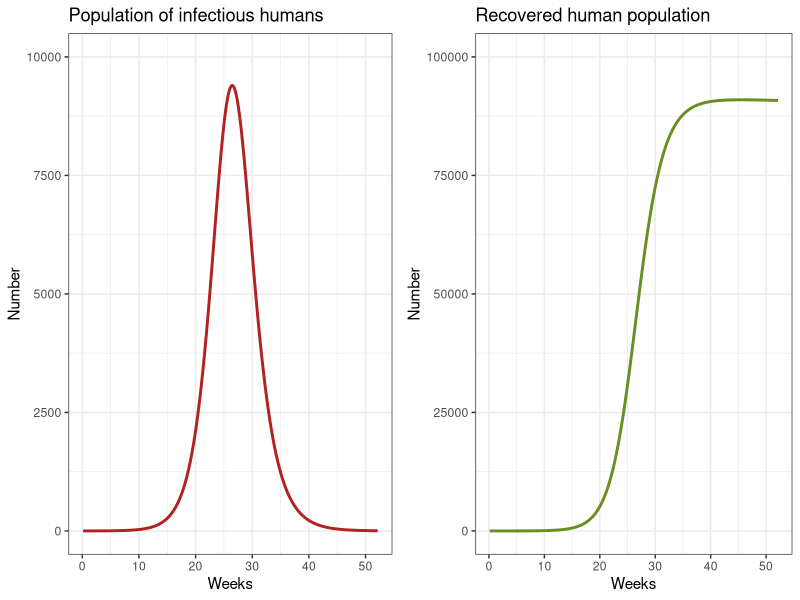
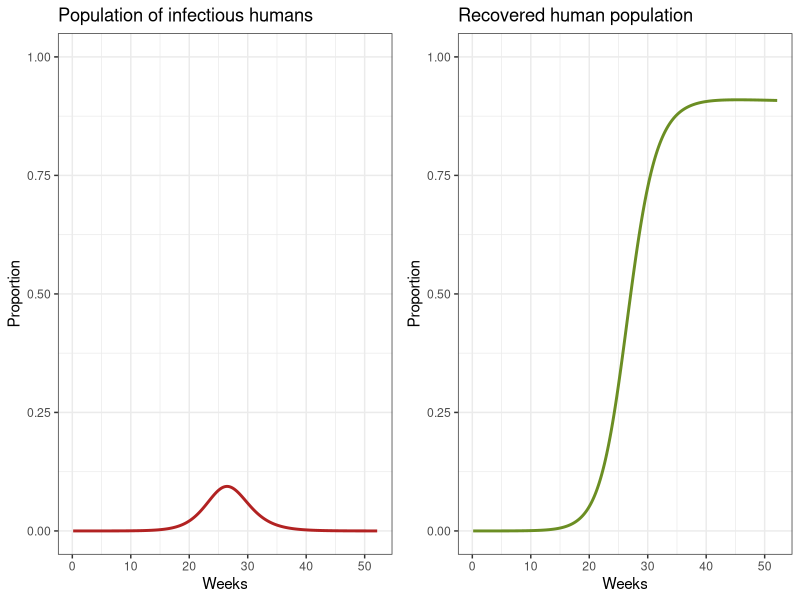
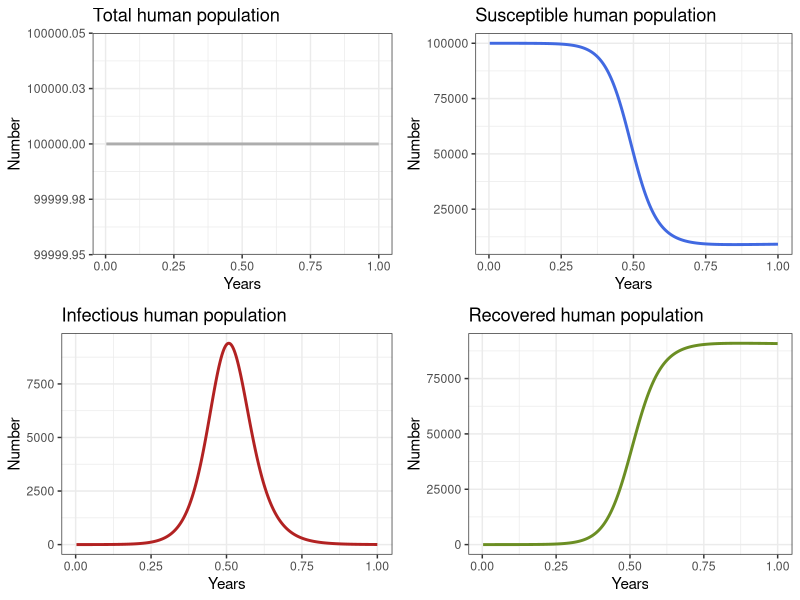
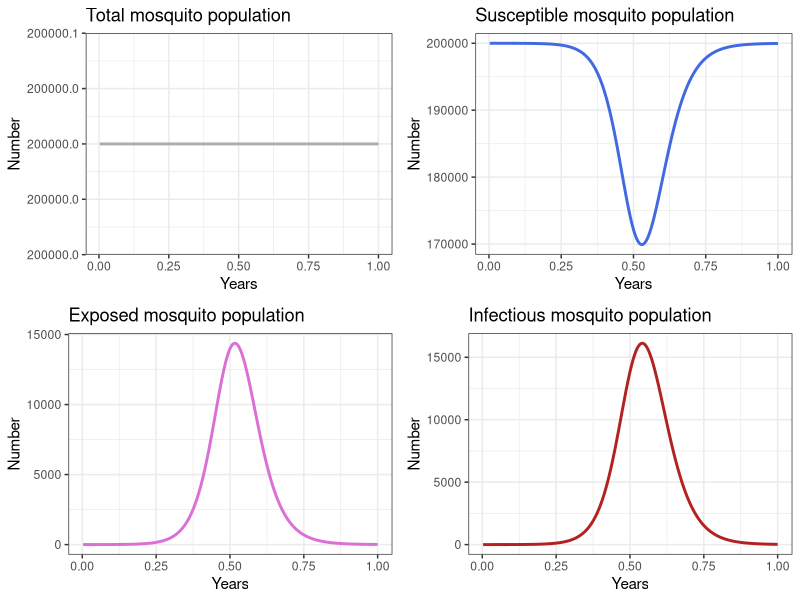
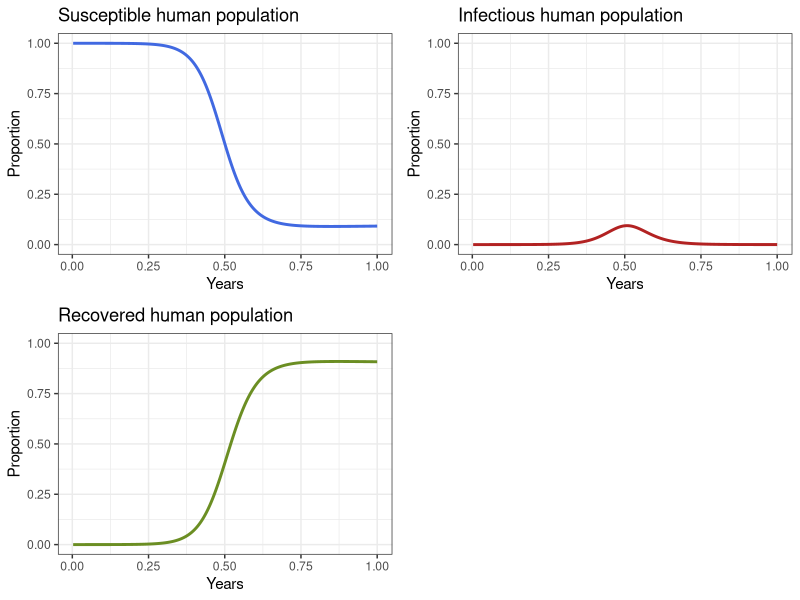

Reproduce these figures in R, in order.
## ---- chunk 1
#Last modified version 21/10/2022
full_version <- TRUE
## ---- chunk 2
library(deSolve)

library(tidyverse)

library(cowplot)
## ---- chunk 3

Lv       <-   10     # Life expectancy of mosquitoes (in days)
Lh       <-   50*365 # Life expectancy of humans (in days)
PIh      <-   7      # Infectious period in humans (in days)
PIv      <-   6      # Infectious period in vectors (in days)
PEI      <-   8.4    # Extrinsic incubation period in adult mosquitoes (in days)
muv      <-   1/Lv   # Per capita mortality rate of the mosquito population (1/Lv)
muh      <-   1/Lh   # Per capita mortality rate of the human population (1/Lh)
alphav   <-   muv    # Per capita birth rate of the mosquito population. For now, we will assume it is the same as the mortality rate.
alphah   <-   muh    # Per capita birth rate of the human population. For now, we will assume it is the same as the mortality rate.
gamma    <-   1/PIh  # Recovery rate in humans (1/PIh)
delta    <-   1/PEI  # Extrinsic incubation rate (1/PEI)
Nh       <-   100000 # Number of humans. For this exercise, we propose 100,000 humans. You can change it according to your context.
m        <-   2      # Density of female mosquitoes per human
Nv       <-   m*Nh   # Number of mosquitoes (m * Nh)
R0       <-   3      # Basic reproductive number
ph       <-   0.7    # Probability of transmission from an infectious mosquito to a susceptible human after a bite.
pv       <-   0.7    # Probability of transmission from an infectious human to a susceptible mosquito after a bite.
b        <-        sqrt((R0 * muv*(muv+delta) * (muh+gamma)) /
                   (m * ph * pv * delta)) # Biting rate
betah    <-  ph*b    # Transmission coefficient from an infectious mosquito to a susceptible human after a bite (ph*b)
betav    <-  pv*b    # Transmission coefficient from an infectious human to a susceptible mosquito after a bite (pv*b)
TIME     <-  1       # Number of years to be simulated. For this exercise, we will start with the first year of the epidemic.

## ---- chunk 4

# Simple deterministic model (fun)
modelo_zika <- function(time, state, parameters) {
  
  with(as.list(c(state, parameters))
, # local environment to evaluate derivatives
       {
         # Humans
         dSh   <-  alphah * Nh - betah * (Iv/Nh) * Sh - muh * Sh
         dIh   <-  betah * (Iv/Nh) * Sh  - (gamma + muh) * Ih
         dRh   <-  gamma * Ih  - muh * Rh
         
         # Vectors
         dSv   <-  alphav * Nv - betav * (Ih/Nh) * Sv - muv * Sv 
         dEv   <-  betav * (Ih/Nh) * Sv - (delta + muv)* Ev
         dIv   <-  delta * Ev - muv * Iv
         
         dx    <- c(dSh, dIh, dRh, dSv, dEv, dIv)
        list(c(dSh, dIh, dRh, dSv, dEv, dIv))
       }
  )
}
## ---- chunk 5
# Time sequence (times)
time <- seq(1, 365 * TIME , by = 1)
# Parameters (parms)
params <- c(
  muv      = muv,     
  muh      = muh, 
  alphav   = alphav,
  alphah   = alphah,
  gamma    = gamma,   
  delta    = delta,   
  betav    = betav,       
  betah    = betah,   
  Nh       = Nh,      
  Nv       = Nv
)
## ---- chunk 6
# Initial conditions of the system (y)
start <- c(Sh = Nh ,      # Initial number of Sh at time 0
           Ih = 0,        # Initial number of Ih at time 0
           Rh = 0,        # Initial number of Rh at time 0
           Sv = Nv,     # Initial number of Sv at time 0
           Ev = 0,        # Initial number of Ev at time 0
           Iv = 0)        # Initial number of Iv at time 0

## ---- chunk 7
# Solve the equations
output <- ode(y      = start,     # Initial conditions
             times  = time,      # Time
             fun    = modelo_zika, # Model
             parms  = params    # Parameters
) %>%
  as.data.frame() # Convert to data frame
## ---- chunk 8
# Initial conditions of the system (y)

start <- c(Sh = Nh ,      # Initial number of Sh at time 0            
            Ih = 0,        # Initial number of Ih at time 0            
            Rh = 0,        # Initial number of Rh at time 0            
            Sv = Nv-1,     # Initial number of Sv at time 0            
            Ev = 0,        # Initial number of Ev at time 0            
            Iv = 1)        # Initial number of Iv at time 0 
## ---- chunk 9
# Solve the equations
output <- ode(y      = start,     # Initial conditions
             times  = time,      # Time
             fun    = modelo_zika, # Model
             parms  = params    # Parameters
) %>%
  as.data.frame() # Convert to data frame
## ---- chunk 10
# Create time options for years and weeks 
output$years <- output$time/365
output$weeks <- output$time/7
## ---- chunk 11
# Review the first epidemic
p1e <- ggplot(data = output, aes(y = Ih, x = weeks)) +
  geom_line(color = 'firebrick', linewidth = 1) +
  ggtitle('Population of infectious humans') +
  theme_bw() + ylab('Number') + xlab('Weeks') +
 coord_cartesian(ylim = c(0,10000)) #create graph of infectious human population
p2e <- ggplot(data = output, aes(y = Rh, x = weeks)) +
  geom_line(color = 'olivedrab', linewidth = 1) +
  ggtitle('Recovered human population') +
  theme_bw() + ylab('Number') + xlab('Weeks') +
 coord_cartesian(ylim = c(0,100000))  #create graph of recovered human population


plot_grid(p1e, p2e) #create comparative graph of infectious human population and recovered human population
## ---- chunk 12
# Review the first epidemic with proportions
p1p <- ggplot(data = output, aes(y = Ih/(Sh+Ih+Rh), x = weeks)) +
  geom_line(color = 'firebrick', linewidth = 1) +
  ggtitle('Population of infectious humans') +
  theme_bw() + ylab('Proportion') + xlab('Weeks') +
 coord_cartesian(ylim = c(0,1)) #create graph of infectious human population
p2p <- ggplot(data = output, aes(y = Rh/(Sh+Ih+Rh), x = weeks)) +
  geom_line(color = 'olivedrab', linewidth = 1) +
  ggtitle('Recovered human population') +
  theme_bw() + ylab('Proportion') + xlab('Weeks') +
 coord_cartesian(ylim = c(0,1))  #create graph of recovered human population


plot_grid(p1p, p2p) #create comparative graph of infectious human population and recovered human population
## ---- chunk 13
# # Review the general behavior of the model for 100 years
p1h <- ggplot(data = output, aes(y = (Rh + Ih + Sh), x = years)) +
  geom_line(color = 'grey68', linewidth = 1) +
  ggtitle('Total human population') +
  theme_bw() + ylab('Number') + xlab('Years')
p2h <- ggplot(data = output, aes(y = Sh, x = years)) +
  geom_line(color = 'royalblue', linewidth = 1) +
  ggtitle('Susceptible human population') +
  theme_bw() + ylab('Number') + xlab('Years')
p3h <- ggplot(data = output, aes(y = Ih, x = years)) +
  geom_line(color = 'firebrick', linewidth = 1) +
  ggtitle('Infectious human population') +
  theme_bw() + ylab('Number') + xlab('Years')
p4h <- ggplot(data = output, aes(y = Rh, x = years)) +
  geom_line(color = 'olivedrab', linewidth = 1) +
  ggtitle('Recovered human population') +
  theme_bw() + ylab('Number') + xlab('Years')
plot_grid(p1h, p2h, p3h, p4h, ncol = 2)
## ---- chunk 14
# Review the general behavior of the model
p1v <- ggplot(data = output, aes(y = (Sv + Ev + Iv), x = years)) +
  geom_line(color = 'grey68', linewidth = 1) +
  ggtitle('Total mosquito population') +
  theme_bw() + ylab('Number') + xlab('Years')
p2v <- ggplot(data = output, aes(y = Sv, x = years)) +
  geom_line(color = 'royalblue', linewidth = 1) +
  ggtitle('Susceptible mosquito population') +
  theme_bw() + ylab('Number') + xlab('Years')
p3v <- ggplot(data = output, aes(y = Ev, x = years)) +
  geom_line(color = 'orchid', linewidth = 1) +
  ggtitle('Exposed mosquito population') +
  theme_bw() + ylab('Number') + xlab('Years')
p4v <- ggplot(data = output, aes(y = Iv, x = years)) +
  geom_line(color = 'firebrick', linewidth = 1) +
  ggtitle('Infectious mosquito population') +
  theme_bw() + ylab('Number') + xlab('Years')
plot_grid(p1v, p2v, p3v, p4v, ncol = 2)

## ---- chunk 15
p1 <- ggplot(data = output, aes(y = Sh/(Sh+Ih+Rh), x = years)) +
  geom_line(color = 'royalblue', linewidth = 1) +
  ggtitle('Susceptible human population') +
  theme_bw() + ylab('Proportion') + xlab('Years') +
  coord_cartesian(ylim = c(0,1))
p2 <- ggplot(data = output, aes(y = Ih/(Sh+Ih+Rh), x = years)) +
  geom_line(color = 'firebrick', linewidth = 1) +
  ggtitle('Infectious human population') +
  theme_bw() + ylab('Proportion') + xlab('Years') +
  coord_cartesian(ylim = c(0,1))
p3 <- ggplot(data = output, aes(y = Rh/(Sh+Ih+Rh), x = years)) +
  geom_line(color = 'olivedrab', linewidth = 1) +
  ggtitle('Recovered human population') +
  theme_bw() + ylab('Proportion') + xlab('Years') +
  coord_cartesian(ylim = c(0,1))
plot_grid(p1, p2, p3, ncol = 2)  
